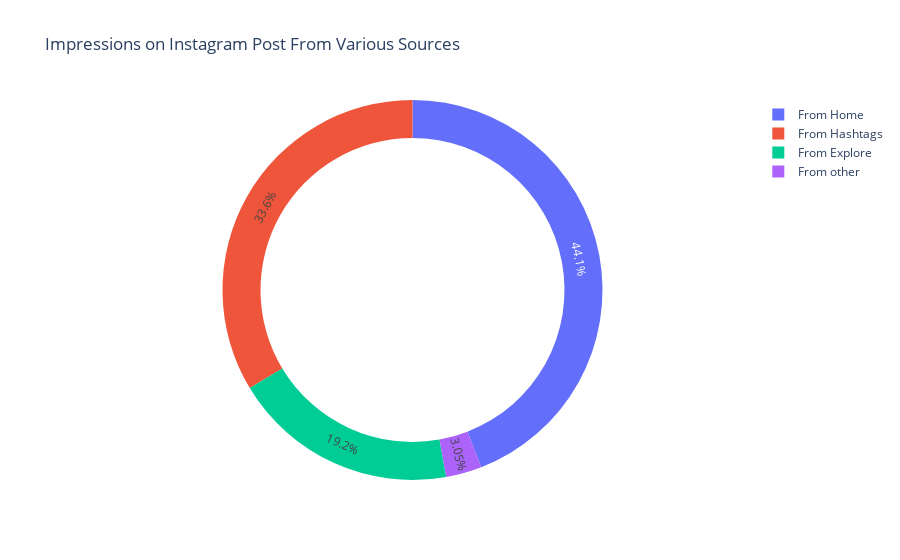

The code cell stored with this chart in its notebook:
### Code cell
home = df["From Home"].sum()
hashtags = df["From Hashtags"].sum()
explore = df["From Explore"].sum()
other = df["From Other"].sum()
labels = ["From Home", "From Hashtags", "From Explore", "From other"]
values = [home,hashtags,explore,other]
fig = px.pie(df, values = values, names = labels, title = "Impressions on Instagram Post From Various Sources", hole = 0.8)
fig.show()

### Figure 1 — Plotly figure (JSON) as saved in the notebook; plotly's stock layout.template omitted (floating-point values rounded to 4 significant figures)
{"data": [{"domain": {"x": [0, 1], "y": [0, 1]}, "hole": 0.8, "hovertemplate": "label=%{label}<br>value=%{value}<extra></extra>", "labels": ["From Home", "From Hashtags", "From Explore", "From other"], "legendgroup": "", "name": "", "showlegend": true, "type": "pie", "values": [294619, 224614, 128294, 20360]}], "layout": {"autosize": true, "legend": {"tracegroupgap": 0}, "title": {"text": "Impressions on Instagram Post From Various Sources"}}}
